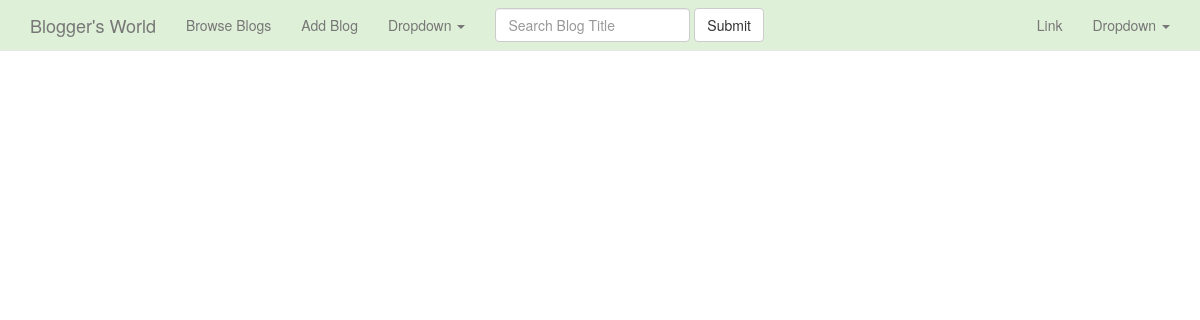
The app's page /blog/author_blogs/ (signed in), older data.
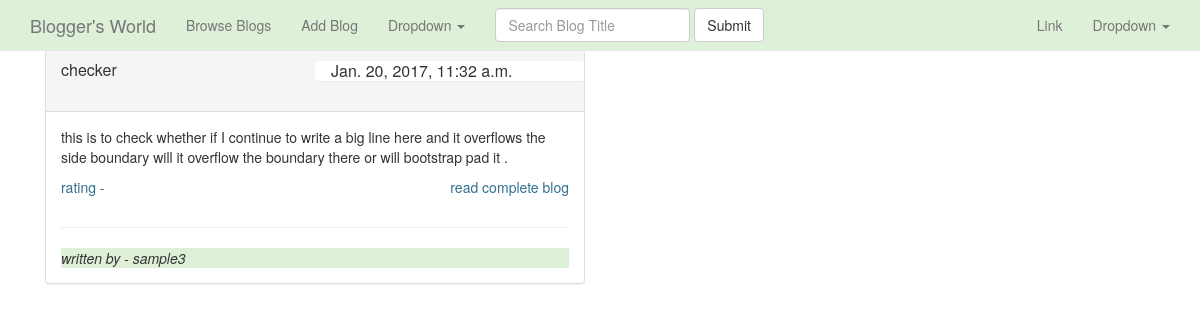
The same page, newer data.
### blog/models.py (models this page shows, shortened)
class Blog(models.Model):
    author = models.ForeignKey(User, on_delete=models.CASCADE)
    title = models.CharField(max_length=150)
    content = models.TextField()
    created_on = models.DateTimeField()

### blog/views.py (the view)
class AuthorBlog(LoginRequiredMixin, ListView) :
    template_name = 'blog/view_author_blogs.html'
    login_url = '/home/login'
    redirect_field_name = ''
    def get_queryset(self, **kwargs):
        queryset = Blog.objects.filter(author=self.request.user.id)
        return queryset

### templates/blog/view_author_blogs.html
{% extends 'base.html' %}
{% block contents %}
     <div class="container">
        {% for obj in object_list %}
            <div class="col-md-6">
            <div class="panel panel-default">
                <div class="panel-heading">
                    <div class="row">
                        <div class="col-md-6">
                            <h3 class="panel-title">{{ obj.title }}</h3>
                        </div>
                        <div class="panel col-md-6">
                            <h4 class="panel-title" > {{ obj.created_on }}</h4>
                        </div>
                    </div>
                </div >
                <div class="panel-body">
                    <p>
                        {{ obj.content }}
                    </p>
                    <div class="row">
                        <div class="text-left col-md-8">
                            <p class="text-info">rating - {{ obj.rating }}</p>
                        </div>
                        <div class="text-right col-md-4">
                            <a class="text-info" href="{% url 'single_blog' obj.id %}">read complete blog</a>
                        </div>
                    </div>
                    <hr>
                    <div class="bg-success">
                        <i>written by - {{ obj.author.username }}</i>
                    </div>
                </div >
            </div >
            </div>
        {% endfor %}
    </div>
{% endblock contents %}

Row changes from the older to the newer data that the page shows:
added Blog: title "checker", created_on "Jan. 20, 2017, 11:32 a.m.", content "this is to check whether if I continue to write a big line here and it overflows the side boundary will it overflow the boundary there or will bootstrap pad it .", author.username "sample3"
